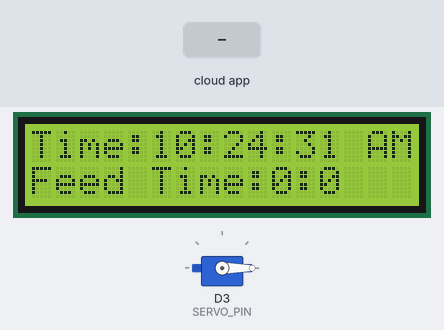
A sketch run on a simulated ESP8266 (NodeMCU). Parts: 16×2 character LCD, servo. The inputs (shaded band) are chosen by the test bench. WiFi joins after 1.5 s; servers stay silent unless stated; network time is answered at once with the bench clock; the local clock reads 2024-03-15 10:24:30 at power-on unless the sketch sets it; no MQTT or app messages arrive unless stated; what the sketch prints to the serial monitor is not drawn.

Above: at 2.7 s.
2.8 s: the phone or cloud app sets onofff to ON
At 3.6 s:
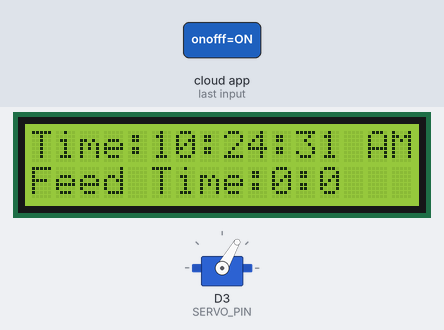
5.3 s: the phone or cloud app sets onofff to Morning
At 31.1 s:
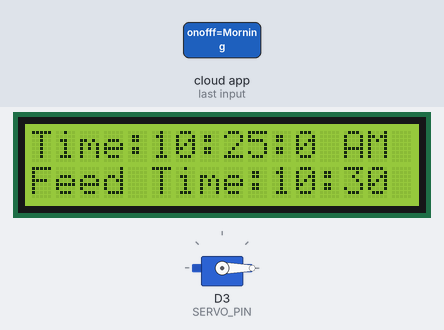
Timing chart, 0 to 32.6 s (numbered marks = the images above; inputs shaded):
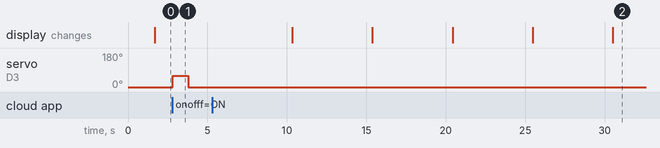

The sketch:

Arduino_Code.ino
```cpp
#include <ESP8266WiFi.h>
#include "Adafruit_MQTT.h"
#include "Adafruit_MQTT_Client.h"
#include<Servo.h>
#include <NTPClient.h>
#include <WiFiUdp.h>
#include <LiquidCrystal_I2C.h>
#include <Wire.h>

WiFiUDP ntpUDP;
NTPClient timeClient(ntpUDP, "pool.ntp.org", 19800,60000);

Servo servo;
LiquidCrystal_I2C lcd(0x27, 16, 2);

#define WIFI_SSID "your wifi name" //wifi_name
#define WIFI_PASS "your wifi password" //wifi_password

#define MQTT_SERV "io.adafruit.com"
#define MQTT_PORT 1883
#define MQTT_NAME "your ardafruit key"
#define MQTT_PASS "Your Key from ardafruit account"

int SERVO_PIN = D3;    // The pin which the servo is attached to
int CLOSE_ANGLE = 0;  // The closing angle of the servo motor arm
int OPEN_ANGLE = 60;  // The opening angle of the servo motor arm
int  hh, mm, ss;
int feed_hour = 0;
int feed_minute = 0;

//Set up MQTT and WiFi clients
WiFiClient client;
Adafruit_MQTT_Client mqtt(&client, MQTT_SERV, MQTT_PORT, MQTT_NAME, MQTT_PASS);

//Set up the feed you're subscribing to
Adafruit_MQTT_Subscribe onofff = Adafruit_MQTT_Subscribe(&mqtt, MQTT_NAME "/f/onofff");
boolean feed = true; // condition for alarm

void setup()
{
  Serial.begin(9600);
  timeClient.begin();
  Wire.begin(D2, D1);
  lcd.begin();

  //Connect to WiFi
  Serial.print("\n\nConnecting Wifi... ");
  WiFi.begin(WIFI_SSID, WIFI_PASS);
  while (WiFi.status() != WL_CONNECTED)
  {
    delay(500);
  }

  Serial.println("OK!");

  //Subscribe to the onoffffff feed
  mqtt.subscribe(&onofff);
  servo.attach(SERVO_PIN);
  servo.write(CLOSE_ANGLE);


}

void loop()
{
   MQTT_connect();
   timeClient.update();
   hh = timeClient.getHours();
   mm = timeClient.getMinutes();
   ss = timeClient.getSeconds();
   lcd.setCursor(0,0);
   lcd.print("Time:");
    if(hh>12)
  {
    hh=hh-12;
    lcd.print(hh);
    lcd.print(":");
    lcd.print(mm);
    lcd.print(":");
    lcd.print(ss);
    lcd.println(" PM  ");
  }
  else
  {
    lcd.print(hh);
    lcd.print(":");
    lcd.print(mm);
    lcd.print(":");
    lcd.print(ss);
    lcd.println(" AM  ");
  }
   lcd.setCursor(0,1);
   lcd.print("Feed Time:");
   lcd.print(feed_hour);
   lcd.print(':');
   lcd.print(feed_minute   );

  Adafruit_MQTT_Subscribe * subscription;
  while ((subscription = mqtt.readSubscription(5000)))
  {

    if (subscription == &onofff)
    {
      //Print the new value to the serial monitor
      Serial.println((char*) onofff.lastread);

    if (!strcmp((char*) onofff.lastread, "ON"))
      {

        open_door();
        delay(1000);
        close_door();
       }
      if (!strcmp((char*) onofff.lastread, "Morning"))
      {
        feed_hour = 10;
        feed_minute = 30;
      }
      /*if (!strcmp((char*) onofff.lastread, "Afternoon"))
      {
        feed_hour = 1;
        feed_minute = 30;
      }
      if (!strcmp((char*) onofff.lastread, "Evening"))
      {
        feed_hour = 6;
        feed_minute = 30;
      }*/
      // IFTTT premium subscription neeeded for adding additional commands
     }
   }
   if( hh == feed_hour && mm == feed_minute &&feed==true) //Comparing the current time with the Feed time

    {
      open_door();
      delay(1000);
      close_door();
      feed= false;
      }
}

void MQTT_connect()
{
  int8_t ret;

  // Stop if already connected.
  if (mqtt.connected())
  {
    return;
  }

  uint8_t retries = 3;
  while ((ret = mqtt.connect()) != 0) // connect will return 0 for connected
  {

       mqtt.disconnect();
       delay(5000);  // wait 5 seconds
       retries--;
       if (retries == 0)
       {
         // basically die and wait for WDT to reset me
         while (1);
       }
  }

}

void open_door(){

  servo.write(OPEN_ANGLE);   // Send the command to the servo motor to open the trap door
}

void close_door(){

  servo.write(CLOSE_ANGLE);   // Send te command to the servo motor to close the trap door
}
```

Measured:
- after the input at 2.8 s, servo on D3 (SERVO_PIN): 0° → 60° at once, → 0° 1.0 s later
